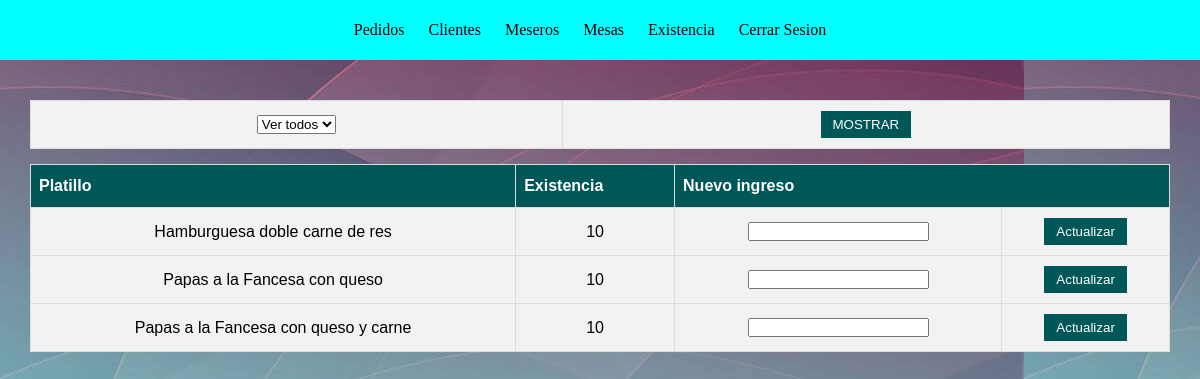
Page /ab-model/ab-model/php/existencia.php?pd=11 on the committed database.
### tables this page shows
CREATE TABLE IF NOT EXISTS `platillo` (
  `ID_platillo` varchar(10) NOT NULL,
  `Nombre` varchar(50) NOT NULL,
  `Descripcion` text NOT NULL,
  `Precio` decimal(10,0) NOT NULL,
  `Existencia` int(11) NOT NULL,
  `ImagenPlatillo` varchar(20) NOT NULL,
  PRIMARY KEY (`ID_platillo`),
  UNIQUE KEY `ImagenPlatillo` (`ImagenPlatillo`)
);

### ab-model/ab-model/php/existencia.php (the view, shortened to what this page needs)
<?php
	$link = mysqli_connect("localhost", "root", "", "ab_model");
?>
<!DOCTYPE html>
<html>
<head>
</head>
<body>
	<nav>
		<ul>
			<li><a href="pedidos.php">Pedidos</a></li>
      <li><a href="CRUD_clientes.php">Clientes</a></li>
      <li><a href="CRUD_meseros.php">Meseros</a></li>
      <li><a href="mesasFull.php">Mesas</a></li>
      <li><a href="existencia.php">Existencia</a></li>
      <li><a href="LogOutA.php">Cerrar Sesion</a></li>
		</ul>
	</nav>
	<article>
	<table>
		<tr>
			<form method="GET">
				<td>
					<select name="pd">
						<option value="">Ver todos</option>
					</select>
				</td>
				<td>
					<button type="submit">MOSTRAR</button>
				</td>
			</form>
		</tr>
	</table>
	<table>
		<tr>
			<th>Platillo</th>
			<th>Existencia</th>
			<th colspan="2">Nuevo ingreso</th>
		</tr>
		<?php
		$idtemp = $_GET['pd'];
			$sql = "SELECT * FROM platillo WHERE ID_platillo LIKE '$idtemp%'";
			$resultado = mysqli_query($link,$sql);
			while ($mostrar=mysqli_fetch_array($resultado)) {
		?>
		<tr>
			<td><?php echo $mostrar['Nombre']; ?></td>
			<td><?php echo $mostrar['Existencia']; ?></td>
			<form method="POST" action="actualizar_existencia.php">
				<td><input type="number" name="extra" required min="1"></td>
				<td><button type="submit">Actualizar</button></td>
			</form>
		</tr>
	<?php } ?>
	</table>
</article>
</body>
</html>

### ab-model/ab-model/php/existencia.php (style rules this page uses)
* { margin: 0; padding: 0; }
body { background:url("../IMG/relajado.jpg"); width: 100%; }
article { width: 100%; margin-top: 100px; }
nav { position: fixed; width: 100%; height: 60px; background:aqua; text-align: center; float: left; margin-top: -100px; }
nav ul { list-style: none; padding-right: 20px; }
nav ul li { display: inline-block; line-height: 60px; }
nav ul li a { color: black; display: block; padding: 0 10px; text-decoration: none; }
table { font-family: Arial, Helvetica, sans-serif; border-collapse: collapse; width: 95%; margin: auto; margin-top: 15px; }
table td, table th { border: 1px solid #ddd; padding: 8px; text-align: center; }
table tr { background-color: #f2f2f2; }
table th { padding-top: 12px; padding-bottom: 12px; text-align: left; background-color: #005757; color: white; }
button { background-color: #005757; border: none; color: white; padding: 6px 12px; text-align: center; text-decoration: none; display: inline-block; margin: 2px 1px; cursor: pointer; }

### rows in the picture
platillo: Nombre "Hamburguesa doble carne de res", Existencia "10"
platillo: Nombre "Papas a la Fancesa con queso", Existencia "10"
platillo: Nombre "Papas a la Fancesa con queso y carne", Existencia "10"
